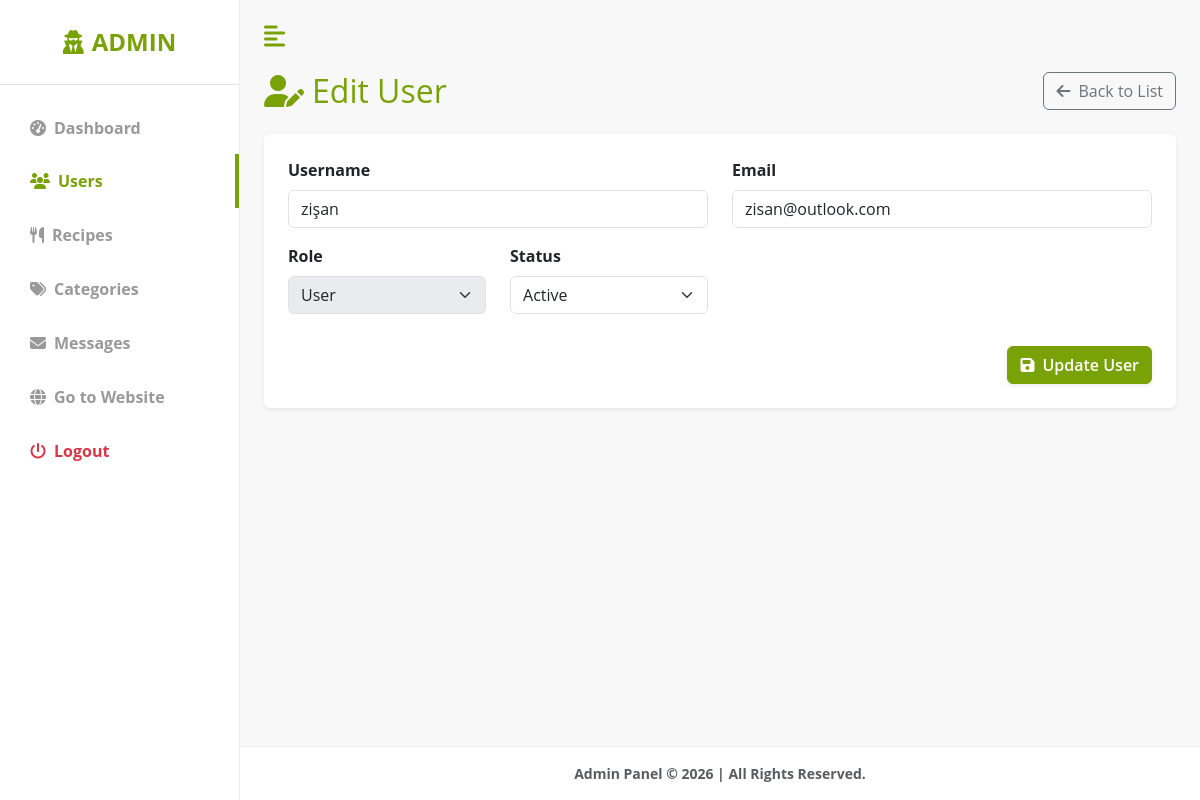
Screenshot of /recipe_of_the_day/admin/users/update.php?id=18 (signed in) with the database file from the repository.
### tables this page shows
CREATE TABLE `users` (
  `id` int unsigned NOT NULL AUTO_INCREMENT,
  `username` varchar(50) NOT NULL,
  `email` varchar(100) NOT NULL,
  `PASSWORD` varchar(255) NOT NULL,
  `role` tinyint NOT NULL DEFAULT '0',
  `is_banned` tinyint(1) NOT NULL DEFAULT '0',
  `created_at` datetime DEFAULT CURRENT_TIMESTAMP,
  `updated_at` datetime DEFAULT CURRENT_TIMESTAMP ON UPDATE CURRENT_TIMESTAMP,
  PRIMARY KEY (`id`),
  UNIQUE KEY `unique_username` (`username`),
  UNIQUE KEY `unique_email` (`email`),
  KEY `idx_role` (`role`),
  KEY `idx_is_banned` (`is_banned`)
);

### recipe_of_the_day/config/auth.php (called while the page is built, shortened)
<?php
function currentUserRole(): ?int
{
    return $_SESSION['user']['role'] ?? null;
}

### recipe_of_the_day/admin/users/update.php (the view, shortened to what this page needs)
<?php
require_once "../header.php";
require_once "../../config/auth.php";
$currentUserRole = currentUserRole();
$id = (int)($_GET['id'] ?? 0);
$stmt = $pdo->prepare("SELECT * FROM users WHERE id = ?");
$stmt->execute([$id]);
$user = $stmt->fetch();
?>
<div class="d-flex justify-content-between align-items-center mb-4">
    <h1 class="fs-2 m-0 primary-text">
        <i class="fas fa-user-edit me-2"></i>Edit User
    </h1>
    <a href="index.php" class="btn btn-outline-secondary">
        <i class="fas fa-arrow-left me-2"></i>Back to List
    </a>
</div>
<div class="card shadow-sm border-0">
    <div class="card-body p-4">
        <form method="POST">
            <div class="row">
                <div class="col-md-6 mb-3">
                    <label class="form-label fw-bold">Username</label>
                    <input type="text" name="username"
                           value="<?= htmlspecialchars($user['username']) ?>"
                           class="form-control" required>
                </div>
                <div class="col-md-6 mb-3">
                    <label class="form-label fw-bold">Email</label>
                    <input type="email" name="email"
                           value="<?= htmlspecialchars($user['email']) ?>"
                           class="form-control" required>
                </div>
            </div>
            <div class="row">
                <div class="col-md-3 mb-3">
                    <label class="form-label fw-bold">Role</label>
                    <select name="role" class="form-select" <?= $currentUserRole !== 2 ? 'disabled' : '' ?>>
                        <option value="0" <?= (int)$user['role'] === 0 ? 'selected' : '' ?>>User</option>
                    </select>
                </div>
                <div class="col-md-3 mb-3">
                    <label class="form-label fw-bold">Status</label>
                    <select name="is_banned" class="form-select">
                        <option value="0" <?= $user['is_banned'] == 0 ? 'selected' : '' ?>>Active</option>
                    </select>
                </div>
            </div>
            <div class="mt-3 text-end">
                <button type="submit" class="btn btn-primary shadow-sm">
                    <i class="fas fa-save me-2"></i>Update User
                </button>
            </div>
        </form>
    </div>
</div>
<?php require_once "../footer.php"; ?>

### recipe_of_the_day/admin/admin.css (style rules this page uses)
html, body { height: 100%; margin: 0; padding: 0; font-family: 'Open Sans', sans-serif; background-color: #f8f8f8; }
:root { --main-bg-color: #79a206; --main-text-color: #79a206; --second-text-color: #999; --second-bg-color: #f9fdf5; }
a.btn.btn-primary.shadow-sm, .btn.btn-primary.shadow-sm { background-color: var(--main-bg-color) !important; border-color: var(--main-bg-color) !important; color: #ffffff !important; font-weight: 600; }
.primary-text { color: var(--main-text-color); }

### rows the page displays
users: username "zişan", email "zisan@outlook.com", role "User", is_banned "Active"
